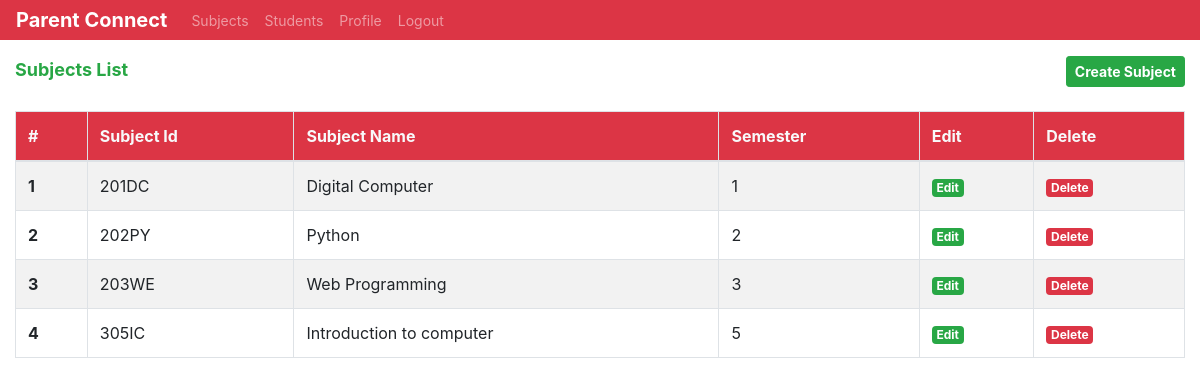
The page /faculty/subjects.php (signed in) on the database its author committed.
### tables this page shows
CREATE TABLE IF NOT EXISTS `subjects` (
  `id` int(11) NOT NULL AUTO_INCREMENT,
  `subjectId` varchar(15) NOT NULL,
  `subjectName` varchar(100) NOT NULL,
  `semester` int(11) NOT NULL,
  `deptId` varchar(30) NOT NULL,
  PRIMARY KEY (`subjectId`) USING BTREE,
  UNIQUE KEY `id` (`id`) USING BTREE,
  KEY `subjects_ibfk_1` (`deptId`)
);

### faculty/subjects.php (the view, shortened to what this page needs)
<?php
include('./faculty_header.php');
include('../db/dbcon.php');
$deptId = $_SESSION['userData'][3];
$result = mysqli_query($con, "SELECT * FROM `subjects` WHERE `deptId` = '$deptId'") or die(mysqli_error($con));
$seminar_hall_count = mysqli_num_rows($result);
?>
<!DOCTYPE html>
<html lang="en">
<head>
</head>
<body>
    <div class="container-fluid">
        <div class="row mt-3">
            <div class="col-md-8">
                <p class="page-title font-weight-bold text-success m-0">Subjects List</p>
            </div>
            <div class="col-md-4 text-right">
                <a href="./create_subjects.php" class="btn btn-sm btn-success font-weight-bold">Create Subject</a>
            </div>
        </div>
        <div class="mt-4">
            <?php
            if ($seminar_hall_count === 0) {
            ?>
                <div class="text-center">
                    <img src="./../images/no-data.png" alt="No Data" width="300px">
                    <p class="text-muted font-weight-bold m-0">No Subject List found</p>
                </div>
            <?php
            } else {
            ?>
                <table class="table table-bordered table-striped">
                    <thead>
                        <tr class="bg-danger text-light">
                            <th scope="col">#</th>
                            <th scope="col">Subject Id</th>
                            <th scope="col">Subject Name</th>
                            <th scope="col">Semester</th>
                            <th scope="col">Edit</th>
                            <th scope="col">Delete</th>
                        </tr>
                    </thead>
                    <tbody>
                        <?php
                        $count = 0;
                        while ($row = mysqli_fetch_array($result)) {
                            $count = $count + 1;
                        ?>
                            <tr>
                                <th scope="row"><?php echo $count; ?></th>
                                <td><?php echo $row[1]; ?></td>
                                <td><?php echo $row[2]; ?></td>
                                <td><?php echo $row[3]; ?></td>
                                <td><a href="./update_subjects.php?id=<?php echo $row[0]; ?>" class="badge badge-success">Edit</a></td>
                                <td><a href="./subjects.php?id=<?php echo $row[0]; ?>" class="badge badge-danger">Delete</a></td>
                            </tr>
                        <?php
                        }
                        ?>
                    </tbody>
                </table>
            <?php
            }
            ?>
        </div>
    </div>
</body>
</html>

### css/style.css (style rules this page uses)
.page-title { font-size: 18px; }

### rows shown on the page
subjects: subjectId "201DC", subjectName "Digital Computer", semester "1"
subjects: subjectId "202PY", subjectName "Python", semester "2"
subjects: subjectId "203WE", subjectName "Web Programming", semester "3"
subjects: subjectId "305IC", subjectName "Introduction to computer", semester "5"
